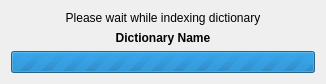
<ui version="4.0" >
 <class>Initializing</class>
 <widget class="QDialog" name="Initializing" >
  <property name="windowModality" >
   <enum>Qt::ApplicationModal</enum>
  </property>
  <property name="geometry" >
   <rect>
    <x>0</x>
    <y>0</y>
    <width>326</width>
    <height>84</height>
   </rect>
  </property>
  <property name="windowTitle" >
   <string>GoldenDict - Initializing</string>
  </property>
  <layout class="QVBoxLayout" name="verticalLayout" >
   <item>
    <widget class="QLabel" name="operation" >
     <property name="text" >
      <string>Please wait while indexing dictionary</string>
     </property>
     <property name="alignment" >
      <set>Qt::AlignCenter</set>
     </property>
    </widget>
   </item>
   <item>
    <widget class="QLabel" name="dictionary" >
     <property name="font" >
      <font>
       <weight>75</weight>
       <bold>true</bold>
      </font>
     </property>
     <property name="text" >
      <string>Dictionary Name</string>
     </property>
     <property name="scaledContents" >
      <bool>false</bool>
     </property>
     <property name="alignment" >
      <set>Qt::AlignCenter</set>
     </property>
    </widget>
   </item>
   <item>
    <widget class="QProgressBar" name="progressBar" >
     <property name="maximum" >
      <number>0</number>
     </property>
     <property name="value" >
      <number>-1</number>
     </property>
    </widget>
   </item>
  </layout>
 </widget>
 <resources/>
 <connections/>
</ui>
